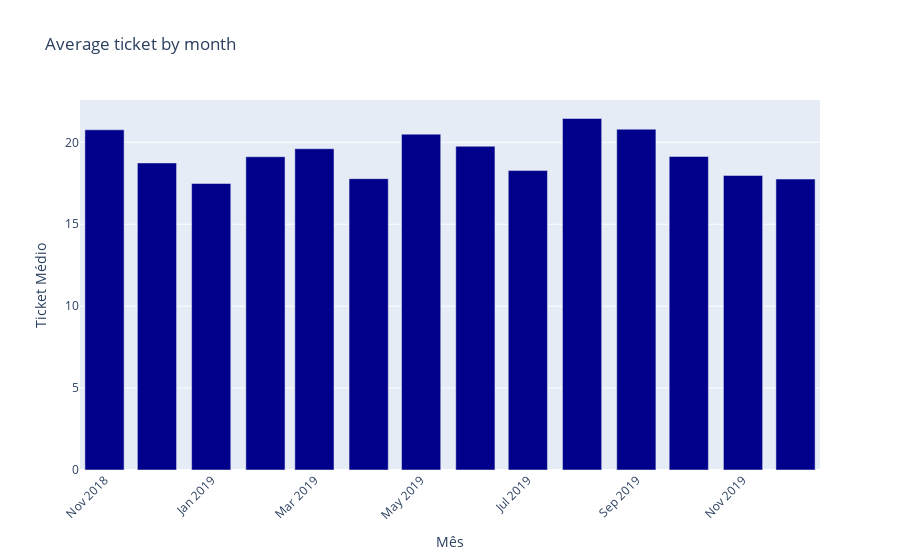

Notebook code cell kept with this figure:
### Code cell
# Grouping and calculating the average revenue per order by month
df['month'] = df['invoice_date'].dt.to_period('M')
monthly_avg_ticket = df.groupby('month')['total_price'].mean().reset_index()
# Converting the 'month' column to string to ease visualization on the x-axis
monthly_avg_ticket['month'] = monthly_avg_ticket['month'].astype(str)
# Creating the bar chart
fig = px.bar(
    monthly_avg_ticket,
    x='month',
    y='total_price',
    title='Average ticket by month',
    labels={'month': 'Mês', 'total_price': 'Ticket Médio'},
    color_discrete_sequence=['darkblue']  # Setting the color of the bars
)
# Adjusting the rotation of the x-axis
fig.update_layout(xaxis_tickangle=-45)
# Displaying the chart
fig.show()

### Figure 1 — Plotly figure (JSON) as saved in the notebook; plotly's stock layout.template omitted (floating-point values rounded to 4 significant figures)
{"data": [{"alignmentgroup": "True", "hovertemplate": "Mês=%{x}<br>Ticket Médio=%{y}<extra></extra>", "legendgroup": "", "marker": {"color": "darkblue", "pattern": {"shape": ""}}, "name": "", "offsetgroup": "", "orientation": "v", "showlegend": false, "textposition": "auto", "type": "bar", "x": ["2018-11", "2018-12", "2019-01", "2019-02", "2019-03", "2019-04", "2019-05", "2019-06", "2019-07", "2019-08", "2019-09", "2019-10", "2019-11", "2019-12"], "xaxis": "x", "y": [20.76, 18.74, 17.49, 19.12, 19.61, 17.78, 20.5, 19.76, 18.28, 21.45, 20.8, 19.13, 17.98, 17.76], "yaxis": "y"}], "layout": {"barmode": "relative", "legend": {"tracegroupgap": 0}, "title": {"text": "Average ticket by month"}, "xaxis": {"anchor": "y", "domain": [0, 1], "tickangle": -45, "title": {"text": "Mês"}}, "yaxis": {"anchor": "x", "domain": [0, 1], "title": {"text": "Ticket Médio"}}}}
